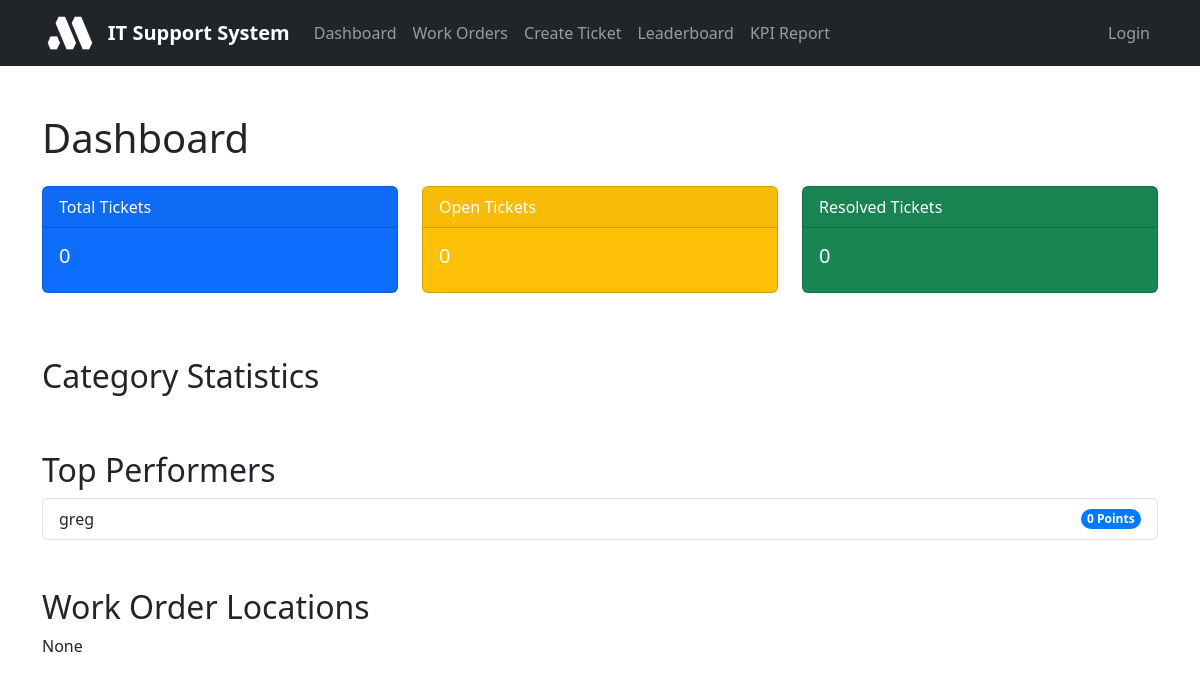
Before: / with the older database file.
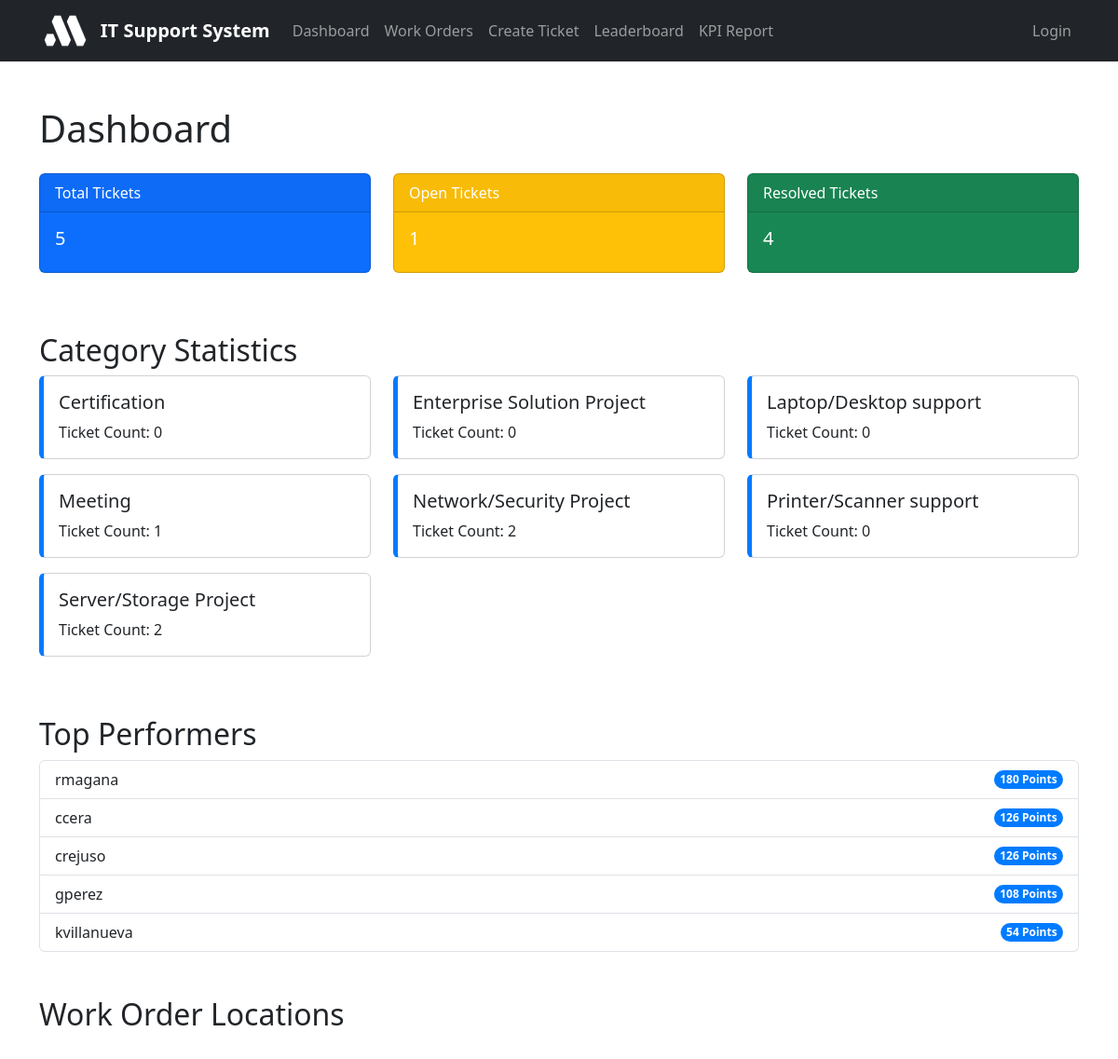
After: the same page with the newer database file.
### workorders/models.py (models this page shows, shortened)
class UserProfile(models.Model):
    user = models.OneToOneField(User, on_delete=models.CASCADE)
    total_points = models.IntegerField(default=0)
    level = models.IntegerField(default=1)
    badges = models.JSONField(default=list, blank=True)
    tickets_resolved = models.IntegerField(default=0)
    average_resolution_time = models.FloatField(default=0.0, help_text="Average resolution time in hours")

class TaskCategory(models.Model):
    name = models.CharField(max_length=100, unique=True)
    description = models.TextField(blank=True)
    color = models.CharField(max_length=7, default='#007bff', help_text="Hex color code for category")
    multiplier = models.FloatField(default=1.0, help_text="Points multiplier for this category")
    created_at = models.DateTimeField(auto_now_add=True)
    class Meta:
        ordering = ['name']
        verbose_name_plural = "Task Categories"

### workorders/views.py (the view)
# urls.py: path('', views.dashboard, name='dashboard'),
def dashboard(request):
    total_tickets = WorkOrder.objects.count()
    open_tickets = WorkOrder.objects.filter(status='open').count()
    in_progress_tickets = WorkOrder.objects.filter(status='in_progress').count()
    resolved_tickets = WorkOrder.objects.filter(status='resolved').count()
    recent_tickets = WorkOrder.objects.all()[:10]
    category_stats = TaskCategory.objects.annotate(
        ticket_count=Count('workorder')
    ).values('name', 'ticket_count', 'color')
    top_performers = UserProfile.objects.order_by('-total_points')[:5]
    map_data = create_work_order_map()
    context = {
        'total_tickets': total_tickets,
        'open_tickets': open_tickets,
        'in_progress_tickets': in_progress_tickets,
        'resolved_tickets': resolved_tickets,
        'recent_tickets': recent_tickets,
        'category_stats': category_stats,
        'top_performers': top_performers,
        'map_html': map_data,
    }
    return render(request, 'workorders/dashboard.html', context)

### workorders/templates/workorders/dashboard.html
{% extends 'base.html' %}
{% block content %}
<div class="container">
    <h1 class="mt-4">Dashboard</h1>
    <div class="row mt-4">
        <div class="col-md-4">
            <div class="card text-white bg-primary mb-3">
                <div class="card-header">Total Tickets</div>
                <div class="card-body">
                    <h5 class="card-title">{{ total_tickets }}</h5>
                </div>
            </div>
        </div>
        <div class="col-md-4">
            <div class="card text-white bg-warning mb-3">
                <div class="card-header">Open Tickets</div>
                <div class="card-body">
                    <h5 class="card-title">{{ open_tickets }}</h5>
                </div>
            </div>
        </div>
        <div class="col-md-4">
            <div class="card text-white bg-success mb-3">
                <div class="card-header">Resolved Tickets</div>
                <div class="card-body">
                    <h5 class="card-title">{{ resolved_tickets }}</h5>
                </div>
            </div>
        </div>
    </div>
    <h2 class="mt-5">Category Statistics</h2>
    <div class="row">
        {% for category in category_stats %}
        <div class="col-md-6 col-lg-4">
            <div class="card mb-3" style="border-left: 5px solid {{ category.color }};">
                <div class="card-body">
                    <h5 class="card-title">{{ category.name }}</h5>
                    <p class="card-text">Ticket Count: {{ category.ticket_count }}</p>
                </div>
            </div>
        </div>
        {% endfor %}
    </div>
    <h2 class="mt-5">Top Performers</h2>
    <ul class="list-group">
        {% for performer in top_performers %}
        <li class="list-group-item d-flex justify-content-between align-items-center">
            {{ performer.user.username }}
            <span class="badge badge-primary badge-pill">{{ performer.total_points }} Points</span>
        </li>
        {% endfor %}
    </ul>
    <h2 class="mt-5">Work Order Locations</h2>
    <div id="map" style="height: 500px;">
        {{ map_html|safe }}
    </div>
</div>
{% endblock %}

### workorders/templates/base.html (shortened to what this page needs)
{% load django_bootstrap5 %}
{% load static %}
<!DOCTYPE html>
<html lang="en">
<head>
    {% bootstrap_css %}
</head>
<body>
    <nav class="navbar navbar-expand-lg navbar-dark bg-dark">
        <div class="container">
            <a class="navbar-brand" href="{% url 'dashboard' %}">
                <img src="{% static 'workorders/images/logo.png' %}" alt="Company Logo" class="company-logo">
                IT Support System
            </a>
            <div class="collapse navbar-collapse" id="navbarNav">
                <ul class="navbar-nav me-auto">
                    <li class="nav-item">
                        <a class="nav-link" href="{% url 'dashboard' %}">Dashboard</a>
                    </li>
                    <li class="nav-item">
                        <a class="nav-link" href="{% url 'work_order_list' %}">Work Orders</a>
                    </li>
                    <li class="nav-item">
                        <a class="nav-link" href="{% url 'work_order_create' %}">Create Ticket</a>
                    </li>
                    <li class="nav-item">
                        <a class="nav-link" href="{% url 'leaderboard' %}">Leaderboard</a>
                    </li>
                    <li class="nav-item">
                        <a class="nav-link" href="{% url 'kpi_report' %}">KPI Report</a>
                    </li>
                </ul>
                <ul class="navbar-nav">
                    {% if user.is_authenticated %}
                        <li class="nav-item dropdown">
                            <a class="nav-link dropdown-toggle" href="#" id="navbarDropdown" role="button" data-bs-toggle="dropdown">
                                {{ user.username }}
                                {% if user.userprofile %}
                                    <span class="badge level-badge">Lvl {{ user.userprofile.level }}</span>
                                    <span class="badge badge-points">{{ user.userprofile.total_points }}pts</span>
                                {% endif %}
                            </a>
                            <ul class="dropdown-menu">
                                <li><a class="dropdown-item" href="{% url 'user_profile' %}">Profile</a></li>
                                <li><hr class="dropdown-divider"></li>
                                <li>
                                    <form method="post" action="{% url 'logout' %}" class="d-inline">
                                        {% csrf_token %}
                                        <button type="submit" class="dropdown-item btn btn-link p-0 text-start" style="border: none; background: none; color: inherit; text-decoration: none; width: 100%;">
                                            Logout
                                        </button>
                                    </form>
                                </li>
                            </ul>
                        </li>
                    {% else %}
                        <li class="nav-item">
                            <a class="nav-link" href="{% url 'login' %}">Login</a>
                        </li>
                    {% endif %}
                </ul>
            </div>
        </div>
    </nav>
    <main class="py-4">
        {% block content %}
        {% endblock %}
    </main>
</body>
</html>

### workorders/templates/base.html (style rules this page uses)
.navbar-brand { font-weight: bold; display: flex; align-items: center; }
.company-logo { height: 40px; width: auto; margin-right: 10px; }
.badge { display: inline-block; padding: 0.25rem 0.4rem; font-size: 0.75rem; font-weight: 700; line-height: 1; text-align: center; white-space: nowrap; vertical-align: baseline; border-radius: 0.25rem; }
.badge-primary { background-color: #007bff; color: white; }
.badge-pill { border-radius: 10rem; }

Changed rows visible on the page:
no longer on this page (row edited): UserProfile: user.username "greg", total_points "0"
added TaskCategory: name "Certification", ticket_count "0"
added TaskCategory: name "Enterprise Solution Project", ticket_count "0"
added TaskCategory: name "Laptop/Desktop support", ticket_count "0"
added TaskCategory: name "Meeting", ticket_count "1"
added TaskCategory: name "Network/Security Project", ticket_count "2"
added TaskCategory: name "Printer/Scanner support", ticket_count "0"
added TaskCategory: name "Server/Storage Project", ticket_count "2"
added UserProfile: user.username "rmagana", total_points "180"
added UserProfile: user.username "ccera", total_points "126"
added UserProfile: user.username "crejuso", total_points "126"
added UserProfile: user.username "gperez", total_points "108"
added UserProfile: user.username "kvillanueva", total_points "54"
Other visible differences:
{{ total_tickets }}: "0" → "5"
{{ open_tickets }}: "0" → "1"
{{ resolved_tickets }}: "0" → "4"
{{ map_html|safe }}: "None" → (not shown)
